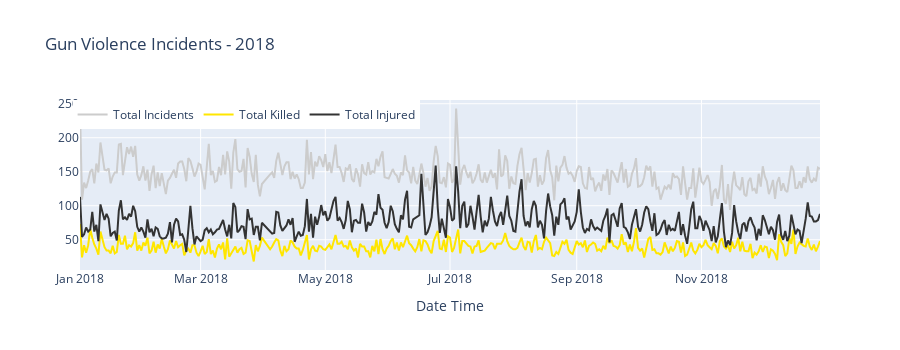

The notebook cell saved with this chart:
### Code cell
temp = df[df['year'] == 2018].groupby('date').agg({'state' : 'count', 'n_killed' : 'sum', 'n_injured' : 'sum'}).reset_index().rename(columns={'state' : 'incidents'})

trace1 = go.Scatter(x = temp.date, y = temp.incidents, name='Total Incidents', mode = "lines", marker = dict(color = '#cccccc'))
trace2 = go.Scatter(x = temp.date, y = temp.n_killed, name="Total Killed", mode = "lines", marker = dict(color = '#ffe600'))
trace3 = go.Scatter(x = temp.date, y = temp.n_injured, name="Total Injured", mode = "lines", marker = dict(color = '#333333'))

data = [trace1, trace2, trace3]
layout = dict(height=350, title = 'Gun Violence Incidents - 2018', legend=dict(orientation="h", x=-.01, y=1), xaxis= dict(title='Date Time', ticklen= 1))
fig = dict(data = data, layout = layout)
iplot(fig)

### Figure 1 — Plotly figure (JSON) as saved in the notebook; plotly's stock layout.template omitted (floating-point values rounded to 4 significant figures; data arrays with more than 128 entries replaced by an {"elided": "..."} marker saying what was removed)
{"data": [{"marker": {"color": "#cccccc"}, "mode": "lines", "name": "Total Incidents", "type": "scatter", "x": {"elided": "360 str values"}, "y": {"elided": "360 int values"}}, {"marker": {"color": "#ffe600"}, "mode": "lines", "name": "Total Killed", "type": "scatter", "x": {"elided": "360 str values"}, "y": {"elided": "360 int values"}}, {"marker": {"color": "#333333"}, "mode": "lines", "name": "Total Injured", "type": "scatter", "x": {"elided": "360 str values"}, "y": {"elided": "360 int values"}}], "layout": {"height": 350, "legend": {"orientation": "h", "x": -0.01, "y": 1}, "title": {"text": "Gun Violence Incidents - 2018"}, "xaxis": {"ticklen": 1, "title": {"text": "Date Time"}}}}
